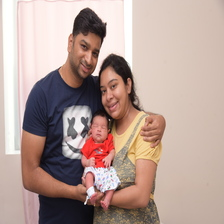
#> input picture Machine Learning Projects/Dog Breed Classifier/mytestingimages/DSC_7556.JPG_224x224.jpg, 224 x 224 px; its folder holds only this picture in this run
$ jupyter execute Untitled.ipynb   (shell and % lines are left out)
#> lines starting #> are read from the running program, lines starting #| are printed output that depends on the picture; after the words box and inside, x2 and y2 are one past the last pixel; in counts of white or black regions, pixels touching at a corner belong together
[cell 1]
import cv2
import matplotlib.pyplot as plt
import os

face_cascade = cv2.CascadeClassifier('haar_classifier/haarcascade_frontalface_default.xml')
d = 'mytestingimages'
for path in os.listdir(d):
    full_path = os.path.join(d, path)
    if os.path.isfile(full_path):
        print(full_path)

[cell 2]
image = cv2.imread(full_path)
#> image is the input picture: shape (224, 224, 3); mean B, G, R 151, 158.9, 181.9

gray_scaled_image = cv2.cvtColor(image , cv2.COLOR_BGR2GRAY)
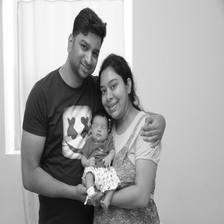
#> gray_scaled_image: shape (224, 224); min 6, max 255, mean 164.9

faces = face_cascade.detectMultiScale(gray_scaled_image)
#> faces = [[88, 116, 24, 24], [55, 103, 43, 43]]

print('Number of faces detected :{}'.format(len(faces)))
#| Number of faces detected :2

[cell 3]
for (x,y,w,h) in faces:
    cv2.rectangle(image,(x,y), (x+w , y+h) ,(50,400,92),3 )
#> this loop made 2 passes
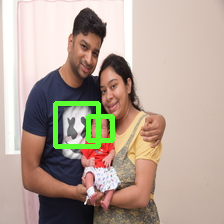
#> image: shape (224, 224, 3); 2.52% of pixels changed, all inside (x1, y1, x2, y2) = (53, 101, 115, 149)

color_image = cv2.cvtColor(image ,cv2.COLOR_BGR2RGB)

plt.imshow(color_image)
plt.show()
